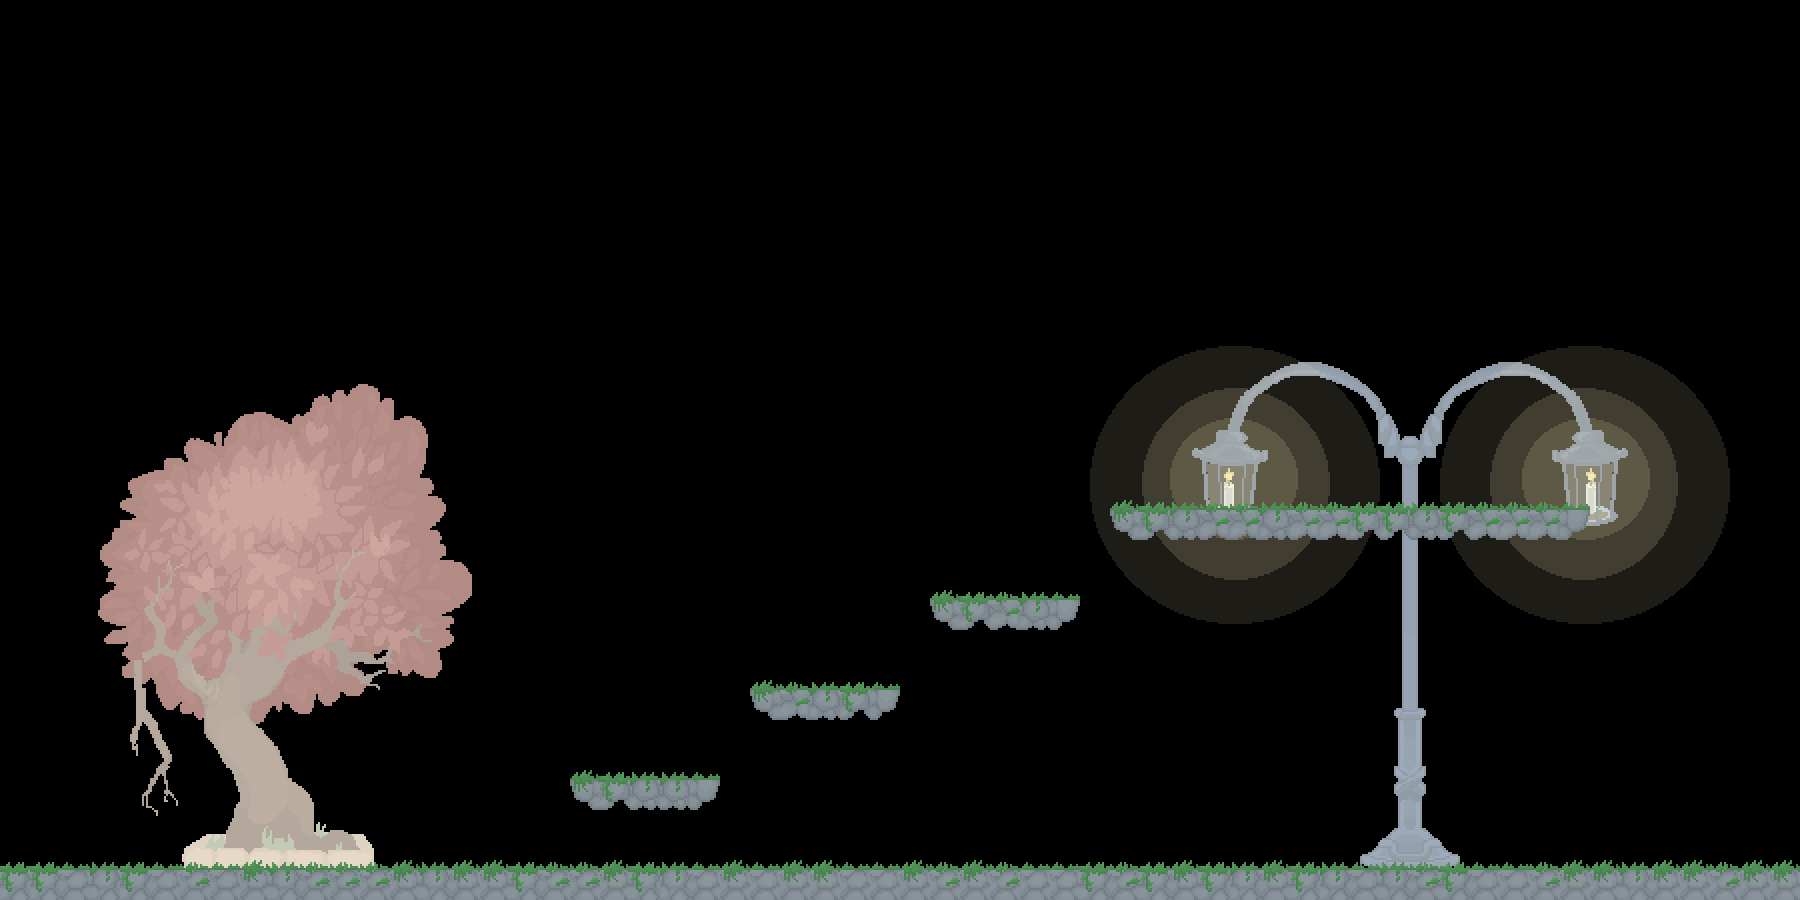

Rendered tile map (Tiled .tmx) drawn with the repository's tilesets; below, a short description and the map source with its tile grids summarised:
An orthogonal 60x30 tile map with 30x30 px tiles, 3 tile layers (background, platforms, foreground), 2 tilesets and 1 object (player).

<map version="1.0" orientation="orthogonal" width="60" height="30" tilewidth="30" tileheight="30">
 <tileset firstgid="1" name="tileset" tilewidth="30" tileheight="30">
  <image source="images/tileset.png" width="150" height="150" />
 </tileset>
 <tileset firstgid="26" name="objects" tilewidth="30" tileheight="30">
  <image source="images/objects.png" width="1050" height="540" />
 </tileset>
 <layer name="background" width="60" height="30">
  <data>[1800 cells, 617 non-empty, 617 distinct tile ids]</data>
 </layer>
 <layer name="platforms" width="60" height="30">
  <data>[1800 cells, 91 non-empty, 10 distinct tile ids]</data>
 </layer>
 <objectgroup name="objects" width="60" height="30">
  <object name="player" x="90" y="750" width="90" height="120" />
 </objectgroup>
 <layer name="foreground" width="60" height="30">
  <data>[1800 cells, 91 non-empty, 5 distinct tile ids]</data>
 </layer>
</map>